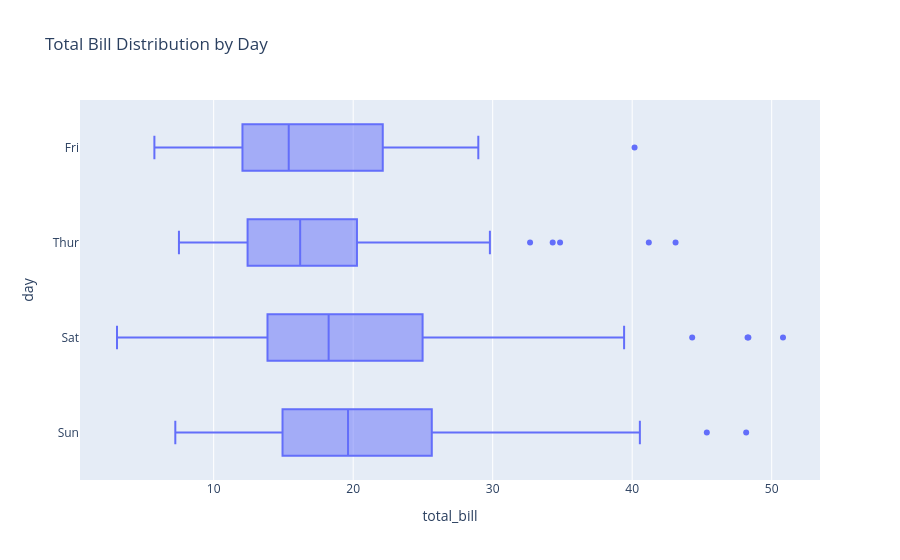

Write notebook code for a chart like this one.
### Code cell
fig=px.box(tips[['total_bill','day']],y='day',x='total_bill',title='Total Bill Distribution by Day')
fig.show()

### Figure 1 — Plotly figure (JSON) as saved in the notebook; plotly's stock layout.template omitted (floating-point values rounded to 4 significant figures; data arrays with more than 128 entries replaced by an {"elided": "..."} marker saying what was removed)
{"data": [{"alignmentgroup": "True", "hovertemplate": "total_bill=%{x}<br>day=%{y}<extra></extra>", "legendgroup": "", "marker": {"color": "#636efa"}, "name": "", "notched": false, "offsetgroup": "", "orientation": "h", "showlegend": false, "x": {"elided": "244 float values"}, "x0": " ", "xaxis": "x", "y": {"elided": "244 str values"}, "y0": " ", "yaxis": "y", "type": "box"}], "layout": {"xaxis": {"anchor": "y", "domain": [0, 1], "title": {"text": "total_bill"}}, "yaxis": {"anchor": "x", "domain": [0, 1], "title": {"text": "day"}}, "legend": {"tracegroupgap": 0}, "title": {"text": "Total Bill Distribution by Day"}, "boxmode": "group"}}
